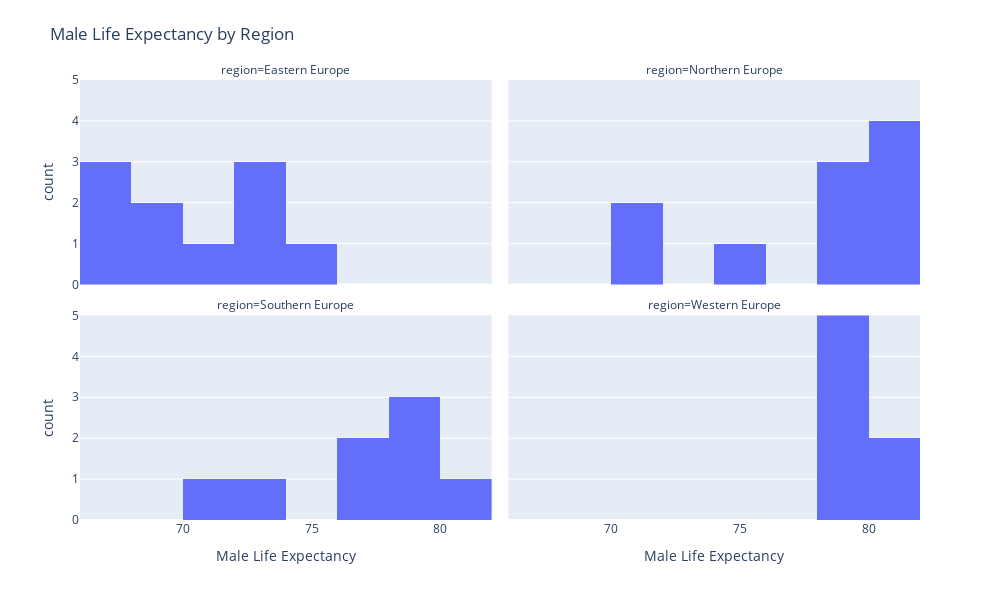

Notebook source saved alongside this figure:
### Code cell
# now all of the regions
# No need to subset the data; plotly allows for "facet_col"
fig = px.histogram(
    df_EUpop,
    x='male_life_expectancy',
    nbins=len(bins) - 1,
    facet_col='region',
    facet_col_wrap=2,
    labels={'male_life_expectancy': 'Male Life Expectancy'},
    category_orders={'region': sorted(df_EUpop['region'].unique())},
    range_y=[0, 5]
)

fig.update_layout(
    height=600,
    width=1000,
    title_text='Male Life Expectancy by Region',
    margin=dict(t=80),
    showlegend=False
)

### Figure 1 — Plotly figure (JSON) as saved in the notebook; plotly's stock layout.template omitted (floating-point values rounded to 4 significant figures)
{"data": [{"bingroup": "x", "hovertemplate": "region=Eastern Europe<br>Male Life Expectancy=%{x}<br>count=%{y}<extra></extra>", "legendgroup": "", "marker": {"color": "#636efa", "pattern": {"shape": ""}}, "name": "", "nbinsx": 8, "orientation": "v", "showlegend": false, "type": "histogram", "x": [69.3, 69.9, 75.3, 72.3, 67.7, 72.6, 70.5, 66.5, 73.5, 66.4], "xaxis": "x3", "yaxis": "y3"}, {"bingroup": "x", "hovertemplate": "region=Northern Europe<br>Male Life Expectancy=%{x}<br>count=%{y}<extra></extra>", "legendgroup": "", "marker": {"color": "#636efa", "pattern": {"shape": ""}}, "name": "", "nbinsx": 8, "orientation": "v", "showlegend": false, "type": "histogram", "x": [79.6, 74.2, 79.4, 81.7, 80.4, 70.9, 70.1, 81.6, 80.7, 79.0], "xaxis": "x4", "yaxis": "y4"}, {"bingroup": "x", "hovertemplate": "region=Southern Europe<br>Male Life Expectancy=%{x}<br>count=%{y}<extra></extra>", "legendgroup": "", "marker": {"color": "#636efa", "pattern": {"shape": ""}}, "name": "", "nbinsx": 8, "orientation": "v", "showlegend": false, "type": "histogram", "x": [77.2, 78.6, 80.8, 73.2, 78.0, 71.4, 77.8, 79.7], "xaxis": "x", "yaxis": "y"}, {"bingroup": "x", "hovertemplate": "region=Western Europe<br>Male Life Expectancy=%{x}<br>count=%{y}<extra></extra>", "legendgroup": "", "marker": {"color": "#636efa", "pattern": {"shape": ""}}, "name": "", "nbinsx": 8, "orientation": "v", "showlegend": false, "type": "histogram", "x": [78.9, 78.6, 79.2, 78.6, 80.1, 79.4, 79.8, 81.1], "xaxis": "x2", "yaxis": "y2"}], "layout": {"annotations": [{"font": {}, "showarrow": false, "text": "region=Southern Europe", "x": 0.245, "xanchor": "center", "xref": "paper", "y": 0.465, "yanchor": "bottom", "yref": "paper"}, {"font": {}, "showarrow": false, "text": "region=Western Europe", "x": 0.755, "xanchor": "center", "xref": "paper", "y": 0.465, "yanchor": "bottom", "yref": "paper"}, {"font": {}, "showarrow": false, "text": "region=Eastern Europe", "x": 0.245, "xanchor": "center", "xref": "paper", "y": 1.0, "yanchor": "bottom", "yref": "paper"}, {"font": {}, "showarrow": false, "text": "region=Northern Europe", "x": 0.755, "xanchor": "center", "xref": "paper", "y": 1.0, "yanchor": "bottom", "yref": "paper"}], "barmode": "relative", "height": 600, "legend": {"tracegroupgap": 0}, "margin": {"t": 80}, "showlegend": false, "title": {"text": "Male Life Expectancy by Region"}, "width": 1000, "xaxis": {"anchor": "y", "domain": [0, 0.49], "title": {"text": "Male Life Expectancy"}}, "xaxis2": {"anchor": "y2", "domain": [0.51, 1], "matches": "x", "title": {"text": "Male Life Expectancy"}}, "xaxis3": {"anchor": "y3", "domain": [0, 0.49], "matches": "x", "showticklabels": false}, "xaxis4": {"anchor": "y4", "domain": [0.51, 1], "matches": "x", "showticklabels": false}, "yaxis": {"anchor": "x", "domain": [0, 0.465], "range": [0, 5], "title": {"text": "count"}}, "yaxis2": {"anchor": "x2", "domain": [0, 0.465], "matches": "y", "showticklabels": false}, "yaxis3": {"anchor": "x3", "domain": [0.535, 1.0], "matches": "y", "range": [0, 5], "title": {"text": "count"}}, "yaxis4": {"anchor": "x4", "domain": [0.535, 1.0], "matches": "y", "showticklabels": false}}}
